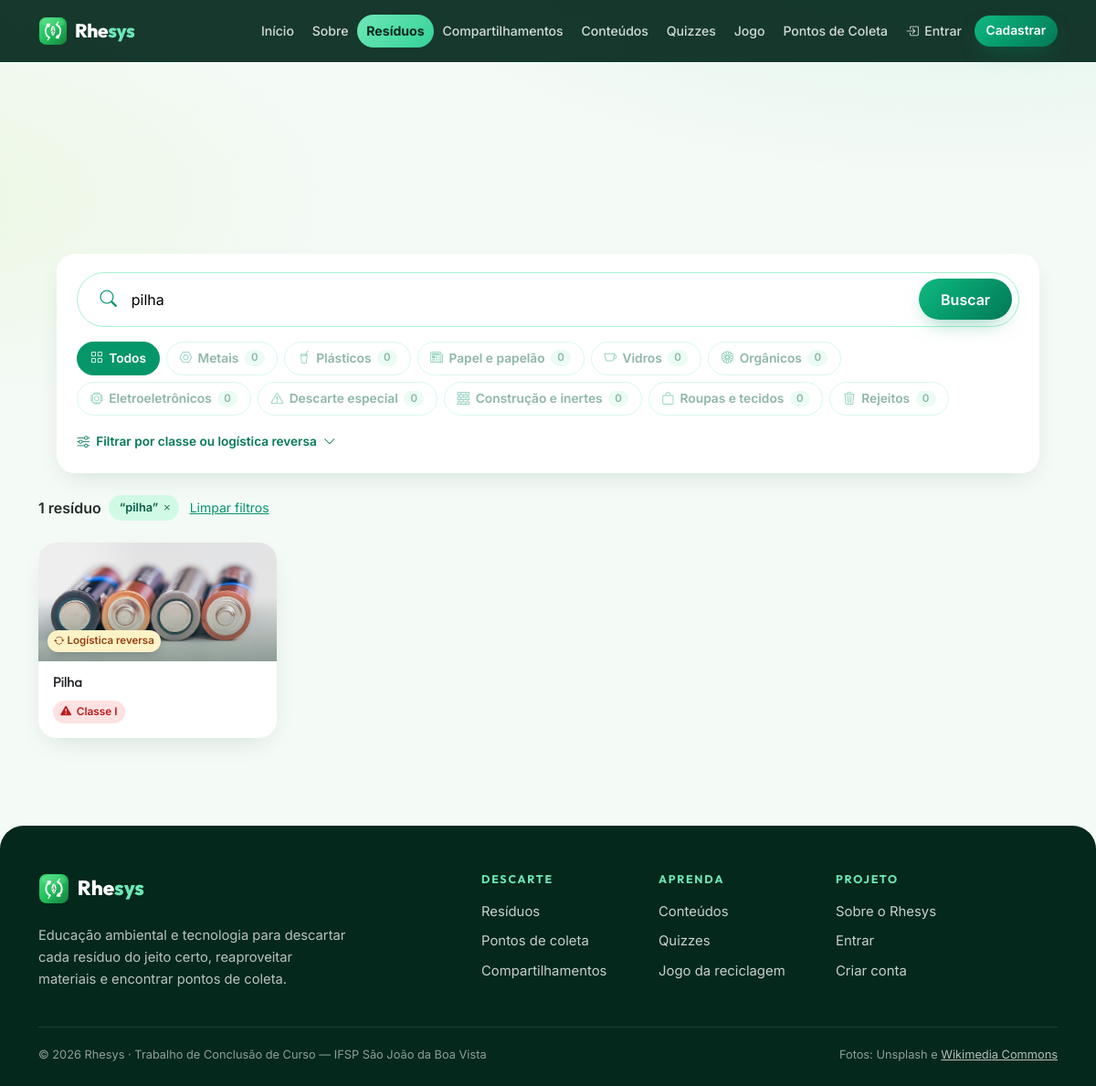
The app's page /pages/residuos.php?busca=pilha with its own data.
### tables this page shows
CREATE TABLE residuo (
    id_residuo INT AUTO_INCREMENT PRIMARY KEY,
    id_classificacao INT NOT NULL,
    nome VARCHAR(150) NOT NULL,
    descricao TEXT,
    forma_descarte TEXT,
    reciclagem TEXT,
    palavras_chave VARCHAR(1000),
    possui_logistica_reversa BOOLEAN NOT NULL DEFAULT FALSE,
     
     
    tipo_material VARCHAR(30) NULL,
    created_at DATETIME NOT NULL DEFAULT CURRENT_TIMESTAMP,
    INDEX idx_residuo_classificacao (id_classificacao),
    INDEX idx_residuo_tipo (tipo_material),
     
    UNIQUE KEY uq_residuo_nome (nome),
    CONSTRAINT fk_residuo_classificacao
        FOREIGN KEY (id_classificacao) REFERENCES classificacao(id_classificacao)
        ON DELETE RESTRICT ON UPDATE CASCADE
);

CREATE TABLE classificacao (
    id_classificacao INT AUTO_INCREMENT PRIMARY KEY,
    nome VARCHAR(100) NOT NULL,
    descricao TEXT
);

### pages/residuos.php (the view, shortened to what the rows shown need)
<?php
require_once __DIR__ . '/../config/conexao.php';
require_once __DIR__ . '/../config/residuos.php';
require_once __DIR__ . '/../config/busca.php';
    ?>
    <?php
$busca = trim((string) ($_GET['busca'] ?? ''));
$tipo_filtro = (string) ($_GET['tipo'] ?? '');
if (!isset(TIPOS_RESIDUO[$tipo_filtro])) $tipo_filtro = '';
$classe_filtro = (string) ($_GET['classe'] ?? '');
if (!in_array($classe_filtro, ['1', '2a', '2b'], true)) $classe_filtro = '';
$condicoes = ['r.nome <> :generico'];
$params = [':generico' => RESIDUO_GENERICO];
$stmt = $pdo->prepare(
    'SELECT r.*, c.nome AS classificacao_nome
     FROM residuo r
     INNER JOIN classificacao c ON r.id_classificacao = c.id_classificacao
     WHERE ' . implode(' AND ', $condicoes) . '
     ORDER BY r.nome'
);
foreach ($params as $chave => $valor) $stmt->bindValue($chave, $valor);
$stmt->execute();
$linhas = $stmt->fetchAll();
$busca_corrigida = null;
if ($busca !== '') {
    [$linhas, $busca_corrigida] = buscar_residuos($linhas, $busca);
}
$residuos = [];
foreach ($linhas as $linha) {
    $chave_tipo = (string) ($linha['tipo_material'] ?? '');
    $chave_classe = classe_residuo($linha['classificacao_nome'])['chave'];
    $passa_tipo = $tipo_filtro === '' || $chave_tipo === $tipo_filtro;
    $passa_classe = $classe_filtro === '' || $chave_classe === $classe_filtro;
    if ($passa_tipo && $passa_classe) $residuos[] = $linha;
}
$grupos = [];
if ($busca === '' && $tipo_filtro === '') {
    foreach ($residuos as $res) {
        $chave = isset(TIPOS_RESIDUO[$res['tipo_material'] ?? '']) ? $res['tipo_material'] : 'outros';
        $grupos[$chave][] = $res;
    }
    $ordem = array_flip(array_merge(array_keys(TIPOS_RESIDUO), ['outros']));
    uksort($grupos, fn($a, $b) => $ordem[$a] <=> $ordem[$b]);
} else {
    $grupos['_todos'] = $residuos;
}
function card_residuo(array $res, $extra = false)
{
    $classe = classe_residuo($res['classificacao_nome']);
    ?>
    <div class="col-6 col-md-4 col-xl-3<?php echo $extra ? ' card-extra' : ''; ?>">
        <a href="residuos.php?id=<?php echo (int) $res['id_residuo']; ?>" class="text-decoration-none text-dark d-block h-100">
            <article class="card card-residuo card-residuo-limpo">
                <div class="photo">
                    <img src="<?php echo imagem_residuo($res['nome'], $res['tipo_material'] ?? null, $res['classificacao_nome']); ?>" alt="" loading="lazy">
                    <?php if ($res['possui_logistica_reversa']): ?>
                        <span class="photo-tag" title="Sujeito à logística reversa (Lei 12.305/2010)"><i class="bi bi-arrow-repeat"></i><span class="d-none d-sm-inline"> Logística reversa</span></span>
                    <?php endif; ?>
                </div>
                <div class="card-body">
                    <h3 class="h6 card-title mb-2"><?php echo htmlspecialchars($res['nome']); ?></h3>
                    <span class="badge-classe badge-classe-sm <?php echo $classe['css']; ?>" title="<?php echo htmlspecialchars($res['classificacao_nome']); ?>"><i class="bi <?php echo $classe['icone']; ?>"></i> <?php echo htmlspecialchars($classe['curto']); ?></span>
                </div>
            </article>
        </a>
    </div>
    <?php
}
require __DIR__ . '/../includes/header.php';
?>
<?php foreach ($grupos as $chave_grupo => $itens): if (!$itens) continue;
    $agrupado = $chave_grupo !== '_todos';
    $sobra = $agrupado ? max(0, count($itens) - CARDS_POR_GRUPO) : 0; ?>
    <section class="grupo-residuos mt-4" <?php if ($agrupado): ?>id="tipo-<?php echo htmlspecialchars($chave_grupo); ?>" aria-labelledby="titulo-grupo-<?php echo htmlspecialchars($chave_grupo); ?>"<?php endif; ?>>
        <div class="row g-3 g-md-4">
            <?php foreach ($itens as $i => $res) card_residuo($res, $agrupado && $i >= CARDS_POR_GRUPO); ?>
        </div>
    </section>
<?php endforeach; ?>
<?php require __DIR__ . '/../includes/footer.php'; ?>

### records on screen
residuo: possui_logistica_reversa 1 (drawn), nome "Pilha", id_classificacao.nome "Classe I"

### other values on screen
$item[0] "Início"
$item[0] "Sobre"
$item[0] "Resíduos"
$item[0] "Compartilhamentos"
$item[0] "Conteúdos"
$item[0] "Quizzes"
$item[0] "Jogo"
$item[0] "Pontos de Coleta"
$tipo['rotulo'] "Metais"
$qtd_tipo "0"
$tipo['rotulo'] "Plásticos"
$tipo['rotulo'] "Papel e papelão"
$tipo['rotulo'] "Vidros"
$tipo['rotulo'] "Orgânicos"
$tipo['rotulo'] "Eletroeletrônicos"
